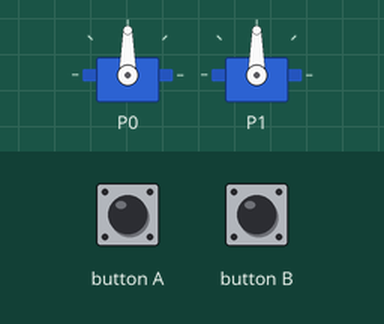
The program below on a simulated BBC micro:bit (MakeCode). Shown: 2 × servo. Inputs (shaded band) come from the test bench.

Above: at 1.2 s.
1.3 s: button A pressed for 0.15 s
At 2.0 s:
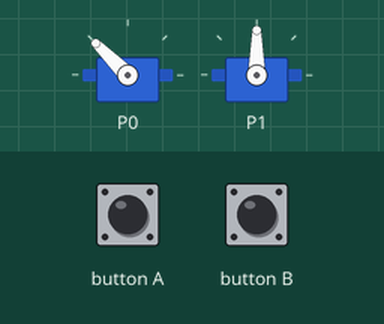
2.9 s: button B pressed for 0.15 s
At 3.3 s:
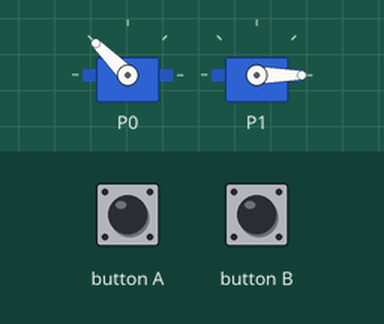
Timing chart, 0 to 5.9 s (numbered marks = the images above; inputs shaded):
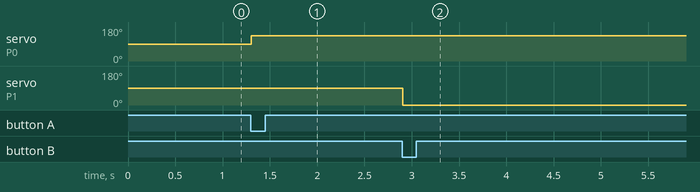

Measured:
- after the input at 1.3 s, servo on P0: 90° → 135° at once
- after the input at 2.9 s, servo on P1: 90° → 0° at once

The program:

main.ts
```typescript
servos.P0.setPulse(1500)
servos.P1.setPulse(1500)
servos.P0.run(0)
servos.P1.run(0)
basic.forever(function () {
    if (input.buttonIsPressed(Button.A)) {
        servos.P0.run(50)
    } else {
        servos.P0.stop()
    }
    if (input.buttonIsPressed(Button.B)) {
        servos.P1.run(-100)
    } else {
        servos.P1.stop()
    }
})
```

test.ts
```typescript
// テストはここに来ます。このパッケージが拡張機能として使用されるときにはコンパイルされません。
```
